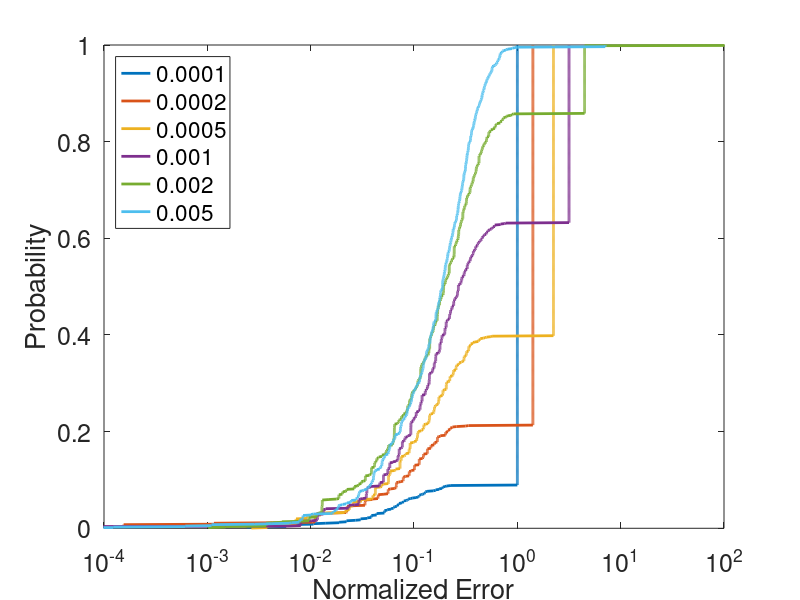

The MATLAB source for this figure:
% Plot the output of the adaptive MC Example
set(0,'defaultaxesfontsize',18,'defaulttextfontsize',18)
clear all, close all

load AdaptiveMCOut.mat

whshow=1:6;
nshow=size(whshow,2);
legtext=cell(nshow);
for ii=1:nshow
    legtext{ii}=num2str(pvec(ii),'%3.0g');
end
probvec=((1:nrep)'-1/2)/nrep;
figure;
h=plot(sort(errBC(:,whshow)/epsilon),probvec,'linewidth',2);
legend(h,legtext{whshow},'location','northwest')
set(gca,'XScale','log')
axis([1e-4 1e2 0 1])
xlabel('Normalized Error')
ylabel('Probability')
print -depsc NormalErrFig.eps

kurtvec=1./(pvec.*(1-pvec))-3;

fprintf(1,'%8.4g & ',pvec(whshow)); fprintf(1,'\\\\ \r');
fprintf(1,'%8.2f & ',kurtvec(whshow)); fprintf(1,'\\\\ \r');
fprintf(1,'%8.2f\\%% & ',100*probsucc(whshow)); fprintf(1,'\\\\ \r');

% figure;
% h=plot(sort(sig./sig0up),probvec,'linewidth',2);
% set(gca,'XScale','log')
% axis([1e-2 1e0 0 1])
% legend(h,{'0.001','0.002','0.005','0.01','0.02','0.05','0.1','0.2','0.5'},'location','northwest')
